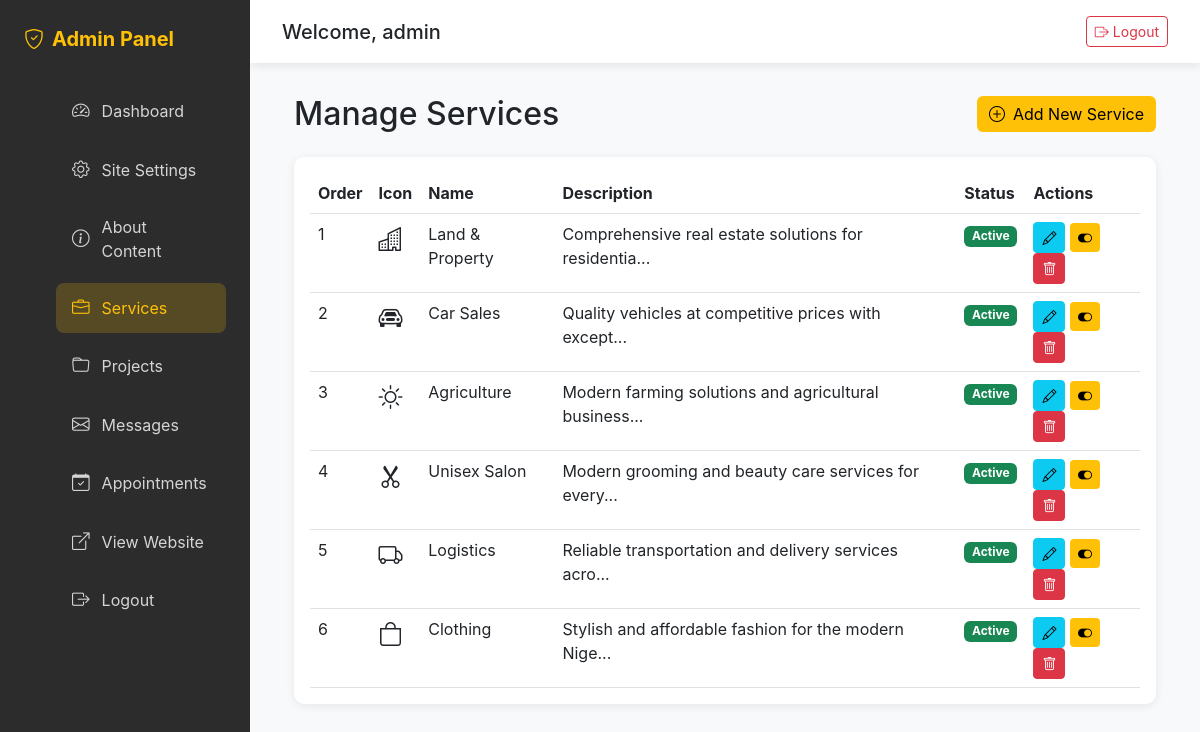
Screenshot of /admin/services.php (signed in) with the database file from the repository.
### tables this page shows
CREATE TABLE `services` (
  `id` int NOT NULL,
  `name` varchar(100) NOT NULL,
  `icon` varchar(50) NOT NULL,
  `description` text NOT NULL,
  `features` text NOT NULL,
  `image_url` varchar(255) DEFAULT NULL,
  `display_order` int DEFAULT '0',
  `status` enum('active','inactive') DEFAULT 'active',
  `created_at` timestamp NOT NULL DEFAULT CURRENT_TIMESTAMP,
  `updated_at` timestamp NOT NULL DEFAULT CURRENT_TIMESTAMP ON UPDATE CURRENT_TIMESTAMP
);

### admin/services.php (the view, shortened to what this page needs)
<?php
require_once '../config/database.php';
$services = $conn->query("SELECT * FROM services ORDER BY display_order ASC");
?>
<!DOCTYPE html>
<html lang="en">
<head>
    <link href="https://cdn.jsdelivr.net/npm/bootstrap@5.3.0/dist/css/bootstrap.min.css" rel="stylesheet">
    <link rel="stylesheet" href="https://cdn.jsdelivr.net/npm/bootstrap-icons@1.10.0/font/bootstrap-icons.css">
    <link rel="stylesheet" href="admin-style.css">
</head>
<body>
    <?php include 'includes/sidebar.php'; ?>
    <div class="main-content">
        <?php include 'includes/topbar.php'; ?>
        <div class="content-wrapper">
            <div class="container-fluid">
                <div class="d-flex justify-content-between align-items-center mb-4">
                    <h2 class="mb-0">Manage Services</h2>
                    <button class="btn btn-warning" data-bs-toggle="modal" data-bs-target="#serviceModal">
                        <i class="bi bi-plus-circle me-2"></i>Add New Service
                    </button>
                </div>
                <div class="card">
                    <div class="card-body">
                        <div class="table-responsive">
                            <table class="table">
                                <thead>
                                    <tr>
                                        <th>Order</th>
                                        <th>Icon</th>
                                        <th>Name</th>
                                        <th>Description</th>
                                        <th>Status</th>
                                        <th>Actions</th>
                                    </tr>
                                </thead>
                                <tbody>
                                    <?php while ($service = $services->fetch_assoc()): ?>
                                    <tr>
                                        <td><?php echo $service['display_order']; ?></td>
                                        <td><i class="<?php echo $service['icon']; ?> fs-4"></i></td>
                                        <td><?php echo htmlspecialchars($service['name']); ?></td>
                                        <td><?php echo substr(htmlspecialchars($service['description']), 0, 50) . '...'; ?></td>
                                        <td>
                                            <span class="badge bg-<?php echo $service['status'] == 'active' ? 'success' : 'secondary'; ?>">
                                                <?php echo ucfirst($service['status']); ?>
                                            </span>
                                        </td>
                                        <td>
                                            <button class="btn btn-sm btn-info" onclick='editService(<?php echo json_encode($service); ?>)'>
                                                <i class="bi bi-pencil"></i>
                                            </button>
                                            <a href="?toggle=<?php echo $service['id']; ?>" class="btn btn-sm btn-warning">
                                                <i class="bi bi-toggle-on"></i>
                                            </a>
                                            <a href="?delete=<?php echo $service['id']; ?>" class="btn btn-sm btn-danger" onclick="return confirm('Delete this service?')">
                                                <i class="bi bi-trash"></i>
                                            </a>
                                        </td>
                                    </tr>
                                    <?php endwhile; ?>
                                </tbody>
                            </table>
                        </div>
                    </div>
                </div>
            </div>
        </div>
    </div>
</body>
</html>

### admin/admin-style.css (style rules this page uses)
* { margin: 0; padding: 0; box-sizing: border-box; }
body { font-family: 'Inter', sans-serif; background-color: #f8f9fa; }
.main-content { margin-left: 250px; min-height: 100vh; }
.content-wrapper { padding: 2rem; }
.card { background: white; border-radius: 10px; box-shadow: 0 2px 10px rgba(0,0,0,0.08); border: none; }
.table { margin-bottom: 0; }
.btn-warning { background-color: #ffc107; border: none; }

### rows the page displays
services: display_order "1", name "Land & Property", description "Comprehensive real estate solutions for residentia", status "Active"
services: display_order "2", name "Car Sales", description "Quality vehicles at competitive prices with except", status "Active"
services: display_order "3", name "Agriculture", description "Modern farming solutions and agricultural business", status "Active"
services: display_order "4", name "Unisex Salon", description "Modern grooming and beauty care services for every", status "Active"
services: display_order "5", name "Logistics", description "Reliable transportation and delivery services acro", status "Active"
services: display_order "6", name "Clothing", description "Stylish and affordable fashion for the modern Nige", status "Active"

### other values shown
$_SESSION['admin_username'] "admin"
